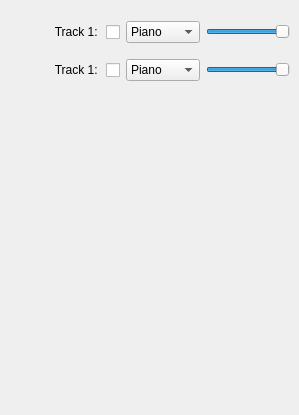
                    <widget class="QWidget" name="scrollAreaWidgetContents">
                     <property name="geometry">
                      <rect>
                       <x>0</x>
                       <y>0</y>
                       <width>299</width>
                       <height>415</height>
                      </rect>
                     </property>
                     <property name="sizePolicy">
                      <sizepolicy hsizetype="Fixed" vsizetype="Expanding">
                       <horstretch>0</horstretch>
                       <verstretch>0</verstretch>
                      </sizepolicy>
                     </property>
                     <layout class="QVBoxLayout" name="verticalLayout_5">
                      <property name="leftMargin">
                       <number>0</number>
                      </property>
                      <property name="rightMargin">
                       <number>0</number>
                      </property>
                      <item alignment="Qt::AlignTop">
                       <widget class="QWidget" name="verticalWidget" native="true">
                        <property name="sizePolicy">
                         <sizepolicy hsizetype="Expanding" vsizetype="Expanding">
                          <horstretch>0</horstretch>
                          <verstretch>0</verstretch>
                         </sizepolicy>
                        </property>
                        <layout class="QVBoxLayout" name="verticalLayout_4">
                         <item>
                          <widget class="QWidget" name="horizontalWidget_5" native="true">
                           <property name="sizePolicy">
                            <sizepolicy hsizetype="Preferred" vsizetype="Fixed">
                             <horstretch>0</horstretch>
                             <verstretch>0</verstretch>
                            </sizepolicy>
                           </property>
                           <layout class="QHBoxLayout" name="horizontalLayout_28">
                            <property name="leftMargin">
                             <number>0</number>
                            </property>
                            <property name="topMargin">
                             <number>1</number>
                            </property>
                            <property name="rightMargin">
                             <number>0</number>
                            </property>
                            <item>
                             <widget class="QCheckBox" name="track1Check">
                              <property name="layoutDirection">
                               <enum>Qt::RightToLeft</enum>
                              </property>
                              <property name="text">
                               <string>Track 1: </string>
                              </property>
                             </widget>
                            </item>
                            <item>
                             <widget class="QComboBox" name="track1Comb">
                              <property name="sizePolicy">
                               <sizepolicy hsizetype="Fixed" vsizetype="Fixed">
                                <horstretch>0</horstretch>
                                <verstretch>0</verstretch>
                               </sizepolicy>
                              </property>
                              <item>
                               <property name="text">
                                <string>Piano</string>
                               </property>
                               <property name="icon">
                                <iconset>
                                 <normaloff>Res/grand-piano.png</normaloff>Res/grand-piano.png</iconset>
                               </property>
                              </item>
                              <item>
                               <property name="text">
                                <string>Guitarra</string>
                               </property>
                               <property name="icon">
                                <iconset>
                                 <normaloff>Res/guitar.png</normaloff>Res/guitar.png</iconset>
                               </property>
                              </item>
                              <item>
                               <property name="text">
                                <string>Platillo</string>
                               </property>
                               <property name="icon">
                                <iconset>
                                 <normaloff>Res/cymbals.png</normaloff>Res/cymbals.png</iconset>
                               </property>
                              </item>
                             </widget>
                            </item>
                            <item>
                             <widget class="QSlider" name="track1Slider">
                              <property name="sizePolicy">
                               <sizepolicy hsizetype="Fixed" vsizetype="Preferred">
                                <horstretch>0</horstretch>
                                <verstretch>0</verstretch>
                               </sizepolicy>
                              </property>
                              <property name="styleSheet">
                               <string notr="true"/>
                              </property>
                              <property name="sliderPosition">
                               <number>99</number>
                              </property>
                              <property name="orientation">
                               <enum>Qt::Horizontal</enum>
                              </property>
                              <property name="invertedAppearance">
                               <bool>false</bool>
                              </property>
                             </widget>
                            </item>
                           </layout>
                          </widget>
                         </item>
                         <item>
                          <widget class="QWidget" name="horizontalWidget_16" native="true">
                           <property name="sizePolicy">
                            <sizepolicy hsizetype="Preferred" vsizetype="Fixed">
                             <horstretch>0</horstretch>
                             <verstretch>0</verstretch>
                            </sizepolicy>
                           </property>
                           <layout class="QHBoxLayout" name="horizontalLayout_44">
                            <property name="leftMargin">
                             <number>0</number>
                            </property>
                            <property name="topMargin">
                             <number>1</number>
                            </property>
                            <property name="rightMargin">
                             <number>0</number>
                            </property>
                            <item>
                             <widget class="QCheckBox" name="track1Check_12">
                              <property name="layoutDirection">
                               <enum>Qt::RightToLeft</enum>
                              </property>
                              <property name="text">
                               <string>Track 1: </string>
                              </property>
                             </widget>
                            </item>
                            <item>
                             <widget class="QComboBox" name="track1Comb_12">
                              <property name="sizePolicy">
                               <sizepolicy hsizetype="Fixed" vsizetype="Fixed">
                                <horstretch>0</horstretch>
                                <verstretch>0</verstretch>
                               </sizepolicy>
                              </property>
                              <item>
                               <property name="text">
                                <string>Piano</string>
                               </property>
                               <property name="icon">
                                <iconset>
                                 <normaloff>Res/grand-piano.png</normaloff>Res/grand-piano.png</iconset>
                               </property>
                              </item>
                              <item>
                               <property name="text">
                                <string>Guitarra</string>
                               </property>
                               <property name="icon">
                                <iconset>
                                 <normaloff>Res/guitar.png</normaloff>Res/guitar.png</iconset>
                               </property>
                              </item>
                              <item>
                               <property name="text">
                                <string>Platillo</string>
                               </property>
                               <property name="icon">
                                <iconset>
                                 <normaloff>Res/cymbals.png</normaloff>Res/cymbals.png</iconset>
                               </property>
                              </item>
                             </widget>
                            </item>
                            <item>
                             <widget class="QSlider" name="track1Slider_12">
                              <property name="sizePolicy">
                               <sizepolicy hsizetype="Fixed" vsizetype="Preferred">
                                <horstretch>0</horstretch>
                                <verstretch>0</verstretch>
                               </sizepolicy>
                              </property>
                              <property name="styleSheet">
                               <string notr="true"/>
                              </property>
                              <property name="sliderPosition">
                               <number>99</number>
                              </property>
                              <property name="orientation">
                               <enum>Qt::Horizontal</enum>
                              </property>
                              <property name="invertedAppearance">
                               <bool>false</bool>
                              </property>
                             </widget>
                            </item>
                           </layout>
                          </widget>
                         </item>
                        </layout>
                       </widget>
                      </item>
                     </layout>
                    </widget>
